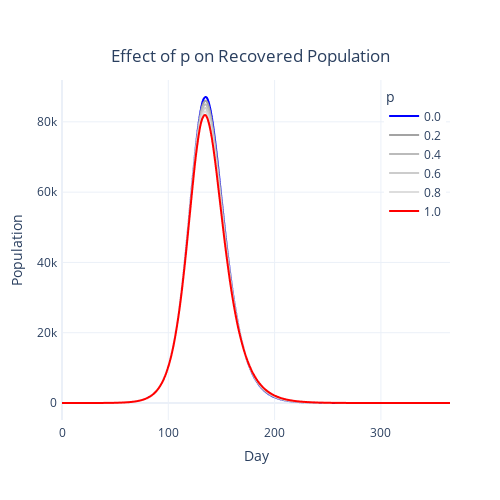

Notebook cell for this chart:
### Code cell
fig = px.line(df[df['state'] == 'I'], x='step',  y='val', color='p', template='plotly_white',
              color_discrete_sequence=["blue", '#a3a3a3', '#bbbbbb', '#cccccc', '#dddddd', 'red'])
fig.update_layout(
    autosize=False,
    width=500,
    height=500,
    margin=dict(
        l=50,
        r=50,
        b=80,
        t=80,
        pad=4
    ),
    yaxis=dict(
        title_text="Population",
    ),
    xaxis=dict(
        title_text="Day",
    ),
    title={
    'text': "Effect of p on Recovered Population",
    'y':0.9,
    'x':0.5,
    'xanchor': 'center',
    'yanchor': 'top'},
    legend=dict(
        yanchor="top",
        y=0.99,
        xanchor="right",
        x=0.99
    )
)
fig.show()
fig.write_image('maternal_immunity_R.png')

### Figure 1 — Plotly figure (JSON) as saved in the notebook; plotly's stock layout.template omitted (floating-point values rounded to 4 significant figures; data arrays with more than 128 entries replaced by an {"elided": "..."} marker saying what was removed)
{"data": [{"hovertemplate": "p=0.0<br>step=%{x}<br>val=%{y}<extra></extra>", "legendgroup": "0.0", "line": {"color": "blue", "dash": "solid"}, "marker": {"symbol": "circle"}, "mode": "lines", "name": "0.0", "showlegend": true, "type": "scattergl", "x": {"elided": "366 int values"}, "xaxis": "x", "y": {"elided": "366 float values"}, "yaxis": "y"}, {"hovertemplate": "p=0.2<br>step=%{x}<br>val=%{y}<extra></extra>", "legendgroup": "0.2", "line": {"color": "#a3a3a3", "dash": "solid"}, "marker": {"symbol": "circle"}, "mode": "lines", "name": "0.2", "showlegend": true, "type": "scattergl", "x": {"elided": "366 int values"}, "xaxis": "x", "y": {"elided": "366 float values"}, "yaxis": "y"}, {"hovertemplate": "p=0.4<br>step=%{x}<br>val=%{y}<extra></extra>", "legendgroup": "0.4", "line": {"color": "#bbbbbb", "dash": "solid"}, "marker": {"symbol": "circle"}, "mode": "lines", "name": "0.4", "showlegend": true, "type": "scattergl", "x": {"elided": "366 int values"}, "xaxis": "x", "y": {"elided": "366 float values"}, "yaxis": "y"}, {"hovertemplate": "p=0.6<br>step=%{x}<br>val=%{y}<extra></extra>", "legendgroup": "0.6", "line": {"color": "#cccccc", "dash": "solid"}, "marker": {"symbol": "circle"}, "mode": "lines", "name": "0.6", "showlegend": true, "type": "scattergl", "x": {"elided": "366 int values"}, "xaxis": "x", "y": {"elided": "366 float values"}, "yaxis": "y"}, {"hovertemplate": "p=0.8<br>step=%{x}<br>val=%{y}<extra></extra>", "legendgroup": "0.8", "line": {"color": "#dddddd", "dash": "solid"}, "marker": {"symbol": "circle"}, "mode": "lines", "name": "0.8", "showlegend": true, "type": "scattergl", "x": {"elided": "366 int values"}, "xaxis": "x", "y": {"elided": "366 float values"}, "yaxis": "y"}, {"hovertemplate": "p=1.0<br>step=%{x}<br>val=%{y}<extra></extra>", "legendgroup": "1.0", "line": {"color": "red", "dash": "solid"}, "marker": {"symbol": "circle"}, "mode": "lines", "name": "1.0", "showlegend": true, "type": "scattergl", "x": {"elided": "366 int values"}, "xaxis": "x", "y": {"elided": "366 float values"}, "yaxis": "y"}], "layout": {"autosize": false, "height": 500, "legend": {"title": {"text": "p"}, "tracegroupgap": 0, "x": 0.99, "xanchor": "right", "y": 0.99, "yanchor": "top"}, "margin": {"b": 80, "l": 50, "pad": 4, "r": 50, "t": 80}, "title": {"text": "Effect of p on Recovered Population", "x": 0.5, "xanchor": "center", "y": 0.9, "yanchor": "top"}, "width": 500, "xaxis": {"anchor": "y", "domain": [0, 1], "title": {"text": "Day"}}, "yaxis": {"anchor": "x", "domain": [0, 1], "title": {"text": "Population"}}}}
